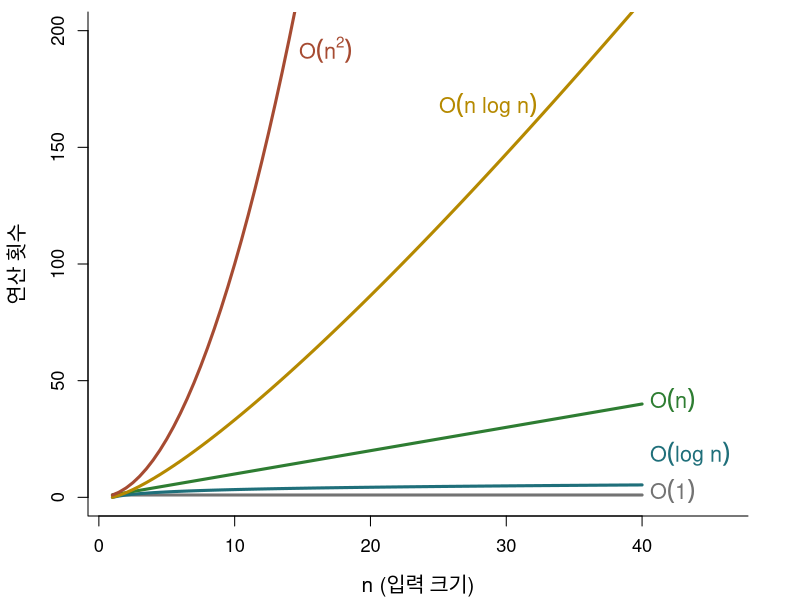

Recreate this plot in R.
## ---- chunk 1
library(knitr)

# 슬라이드는 폭이 좁다. 출력 폭을 46자로 접는다.
options(linewidth = 46, width = 46)
hook_output <- knitr::knit_hooks$get("output")
knit_hooks$set(output = function(x, options) {
  if (!is.null(n <- options$linewidth)) {
    x <- knitr:::split_lines(x)
    if (any(nchar(x) > n)) x <- strwrap(x, width = n)
    x <- paste(x, collapse = "\n")
  }
  hook_output(x, options)
})
## ---- chunk 2
half_count <- function(pages) {
  count <- 0
  while (pages > 1) {
    pages <- ceiling(pages / 2)   # 없는 쪽 절반을 버림
    count <- count + 1
  }
  count
}
sapply(c(1000, 10000, 1e6), half_count)
## ---- chunk 3
clean_room <- function(n_row, n_col) {
  visit <- matrix(0L, n_row, n_col)  # 청소 순서
  step <- 0L
  for (i in seq_len(n_row)) {          # 1. 한 줄씩
    cols <- seq_len(n_col)
    if (i %% 2 == 0) cols <- rev(cols) # 3. 방향 반대로
    for (j in cols) {                  # 2. 줄 끝까지
      step <- step + 1L
      visit[i, j] <- step
    }
  }
  visit                                # 4. 멈춤
}
clean_room(4, 6)
## ---- chunk 4
prealloc_vec <- function(n) {
  x <- numeric(n)
  for (i in seq_len(n)) x[i] <- i
  x
}
grow_vec <- function(n) {
  x <- NULL
  for (i in seq_len(n)) x <- c(x, i)
  x
}
## ---- chunk 5
identical(prealloc_vec(1000), as.numeric(grow_vec(1000)))
## ---- chunk 6
#| output-location: fragment
n <- 50000
data.frame(
  방식 = c("사전 할당", "이어 붙이기"),
  초 = c(system.time(prealloc_vec(n))[["elapsed"]],
         system.time(grow_vec(n))[["elapsed"]])
)
## ---- chunk 7
n <- c(10, 100, 1000, 1e6)
fmt <- function(x) format(x, big.mark = ",", scientific = FALSE)
tab <- data.frame(
  n = fmt(n),
  o1 = c("1", "1", "1", "1"),
  ologn = c("3", "7", "10", "20"),
  on = fmt(n),
  onlogn = fmt(round(n * log2(n))),
  on2 = c(fmt(n[1:3]^2), "1e+12"),
  o2n = c("1,024", "1.3e+30", "1.1e+301", "—")
)
names(tab) <- c("n", "O(1)", "O(log n)", "O(n)", "O(n log n)", "O(n^2)", "O(2^n)")
kable(tab, align = rep("r", 7))
## ---- chunk 8
op <- par(mar = c(4.2, 4.4, 0.6, 2.6))
nn <- seq(1, 40, by = 0.5)
plot(range(nn), c(0, 200), xlim = c(1, 46), type = "n", xlab = "n (입력 크기)",
     ylab = "연산 횟수", bty = "l", cex.lab = 1.25, cex.axis = 1.1)
lines(nn, rep(1, length(nn)), lwd = 3, col = "grey45")
lines(nn, log2(nn), lwd = 3, col = "#1F6F7A")
lines(nn, nn, lwd = 3, col = "#2E7D32")
lines(nn, nn * log2(nn), lwd = 3, col = "#B58900")
lines(nn, nn^2, lwd = 3, col = "#A64B32")
text(40, 1, expression(O(1)), pos = 4, offset = 0.4, col = "grey45", cex = 1.3)
text(40, 17, expression(O(log~n)), pos = 4, offset = 0.4, col = "#1F6F7A", cex = 1.3)
text(40, 40, expression(O(n)), pos = 4, offset = 0.4, col = "#2E7D32", cex = 1.3)
text(33, 33 * log2(33), expression(O(n~log~n)), pos = 2, col = "#B58900", cex = 1.3)
text(14, 190, expression(O(n^2)), pos = 4, col = "#A64B32", cex = 1.3)
par(op)
## ---- chunk 9
recursive_sum <- function(n) {
  if (n == 1) return(n)     # 종료 조건
  n + recursive_sum(n - 1)  # 재귀 단계
}
recursive_sum(3)
## ---- chunk 10
#| output-location: fragment
tryCatch(recursive_sum(0),
         error = function(e) cat("오류:", conditionMessage(e), "\n"))
## ---- chunk 11
recursive_sum2 <- function(n) {
  if (n <= 1) return(n)          # 경계 조건을 포함한다
  n + recursive_sum2(n - 1)
}
c(recursive_sum2(0), recursive_sum2(1), recursive_sum2(100))
## ---- chunk 12
#| output-location: fragment
recursive_sum2(1000)                     # 정상적으로 동작한다

tryCatch(recursive_sum2(5000),           # 중첩 한계
         error = function(e) cat("오류:", conditionMessage(e), "\n"))
## ---- chunk 13
#| output-location: column
move_hanoi <- function(k, from, to, via) {
  if (k == 1) {
    cat(sprintf("원판 1: %s -> %s\n", from, to))
  } else {
    move_hanoi(k - 1, from, via, to)                    # 1. 위쪽 n-1 개
    cat(sprintf("원판 %d: %s -> %s\n", k, from, to))     # 2. 가장 큰 원판
    move_hanoi(k - 1, via, to, from)                    # 3. 나머지 n-1 개
  }
}
move_hanoi(3, "A", "C", "B")
## ---- chunk 14
linear_search <- function(target, vec) {
  for (i in seq_along(vec)) {
    if (vec[i] == target) return(i)
  }
  NA_integer_
}
## ---- chunk 15
binary_search <- function(target, ovec) {
  lo <- 1L; hi <- length(ovec)
  while (lo <= hi) {
    mid <- (lo + hi) %/% 2L
    if (ovec[mid] == target) return(mid)
    if (ovec[mid] > target) hi <- mid - 1L
    else lo <- mid + 1L
  }
  NA_integer_
}
## ---- chunk 16
rbinary_search <- function(target, ovec, minL, maxL) {
  if (maxL <= minL) return(NA_integer_)
  midL <- floor((minL + maxL) / 2)
  if (ovec[midL] > target) {
    rbinary_search(target, ovec, minL, midL - 1)
  } else if (ovec[midL] < target) {
    rbinary_search(target, ovec, midL + 1, maxL)
  } else {
    return(midL)
  }
}
set.seed(1)
x <- sort(sample(1:100, 20))
## ---- chunk 17
#| output-location: fragment
found <- vapply(seq_along(x), function(i) {
  r <- rbinary_search(x[i], x, 1, length(x))
  if (is.na(r)) NA_integer_ else as.integer(r)
}, integer(1))

c(전체 = length(x), 찾지_못함 = sum(is.na(found)))
## ---- chunk 18
rbinary_search2 <- function(target, ovec, lo = 1L, hi = length(ovec)) {
  if (lo > hi) return(NA_integer_)          # 탐색 범위가 비었을 때만 종료
  mid <- (lo + hi) %/% 2L
  if (ovec[mid] == target) mid
  else if (ovec[mid] > target) rbinary_search2(target, ovec, lo, mid - 1L)
  else rbinary_search2(target, ovec, mid + 1L, hi)
}

all(vapply(seq_along(x), function(i) as.integer(rbinary_search2(x[i], x)),
           integer(1)) == seq_along(x))
## ---- chunk 19
count_linear <- function(target, vec) {
  n <- 0L
  for (i in seq_along(vec)) { n <- n + 1L; if (vec[i] == target) return(n) }
  n
}
count_binary <- function(target, ovec) {
  lo <- 1L; hi <- length(ovec); n <- 0L
  while (lo <= hi) {
    n <- n + 1L
    mid <- (lo + hi) %/% 2L
    if (ovec[mid] == target) return(n)
    if (ovec[mid] > target) hi <- mid - 1L else lo <- mid + 1L
  }
  n
}
set.seed(1)
sizes <- c(100, 1000, 10000)
cmp <- t(sapply(sizes, function(n) {
  v <- seq_len(n); ks <- sample(v, 100)
  c(선형 = mean(sapply(ks, count_linear, vec = v)),
    이진 = mean(sapply(ks, count_binary, ovec = v)))
}))
kable(data.frame(n = format(sizes, big.mark = ","), round(cmp, 1)), align = "r")
## ---- chunk 20
bubble_sort <- function(x) {
  n <- length(x)
  if (n < 2) return(x)
  for (i in seq_len(n - 1)) {
    for (j in seq_len(n - i)) {
      if (x[j] > x[j + 1]) {
        temp <- x[j]
        x[j] <- x[j + 1]
        x[j + 1] <- temp
      }
    }
  }
  x
}
## ---- chunk 21
smerge <- function(left, right) {
  temp <- numeric(length(left) + length(right))
  l <- r <- 1L
  for (i in seq_along(temp)) {
    if (r > length(right) ||
        (l <= length(left) && left[l] <= right[r])) {
      temp[i] <- left[l]; l <- l + 1L
    } else {
      temp[i] <- right[r]; r <- r + 1L
    }
  }
  temp
}
merge_sort <- function(x) {
  n <- length(x)
  if (n <= 1) return(x)                 # 종료 조건
  mid <- n %/% 2L
  smerge(merge_sort(x[1:mid]), merge_sort(x[(mid + 1):n]))
}
## ---- chunk 22
bubble_count <- function(x) {
  n <- length(x); cnt <- 0
  for (i in seq_len(n - 1)) for (j in seq_len(n - i)) {
    cnt <- cnt + 1
    if (x[j] > x[j + 1]) { temp <- x[j]; x[j] <- x[j + 1]; x[j + 1] <- temp }
  }
  cnt
}
merge_count <- function(x) {
  n <- length(x)
  if (n <= 1) return(0)
  mid <- n %/% 2L
  merge_count(x[1:mid]) + merge_count(x[(mid + 1):n]) + n
}
set.seed(1234)
sizes <- c(500, 1000, 2000)
cnt <- t(sapply(sizes, function(n) {
  v <- sample(n)
  c(버블 = bubble_count(v), 병합 = merge_count(v))
}))
f2 <- function(x) format(x, big.mark = ",", scientific = FALSE)
kable(data.frame(
  n = f2(sizes),
  버블 = f2(cnt[, 1]),
  `n(n-1)/2` = f2(sizes * (sizes - 1) / 2),
  병합 = f2(cnt[, 2]),
  `n log2(n)` = f2(round(sizes * log2(sizes))),
  check.names = FALSE), align = "r")
## ---- chunk 23
set.seed(1234)
tm <- t(sapply(sizes, function(n) {
  v <- sample(n)
  c(버블 = system.time(bubble_sort(v))[["elapsed"]],
    병합 = system.time(merge_sort(v))[["elapsed"]])
}))
kable(data.frame(n = f2(sizes), tm), align = "r")
## ---- chunk 24
newton_raphson <- function(FUN, x0 = 1, max_iters = 5000,
                           tol = 1e-9, range = c(-Inf, Inf)) {
  grads <- deriv(as.expression(body(FUN)), "x", function.arg = TRUE)
  iters <- 1L; gap <- Inf
  while (iters < max_iters && abs(gap) > tol) {
    slope <- attr(grads(x0), "gradient")
    if (slope == 0) stop("미분계수가 0이므로 다음 근사값을 계산할 수 없다.")
    x_new <- x0 - FUN(x0) / slope
    if (x_new <= range[1]) x_new <- range[1]
    if (x_new >= range[2]) x_new <- range[2]
    gap <- FUN(x_new); iters <- iters + 1L; x0 <- x_new
  }
  list(solution = x_new, iteration = iters, value = FUN(x_new))
}
f <- function(x) 5 * x^3 - 7 * x^2 - 40 * x + 100
## ---- chunk 25
f <- function(x) 5 * x^3 - 7 * x^2 - 40 * x + 100
unlist(newton_raphson(f, x0 = 1, range = c(-10, 10)))
## ---- chunk 26
#| output-location: fragment
roots <- polyroot(c(100, -40, -7, 5))
Re(roots)[abs(Im(roots)) < 1e-8]        # 허수부가 0인 것만 실근
## ---- chunk 27
inits <- c(-5, -1, 0, 1, 5)
res <- t(sapply(inits, function(x0) {
  r <- newton_raphson(f, x0 = x0, range = c(-10, 10))
  c(초기값 = x0, 해 = round(r$solution, 6), 반복 = r$iteration)
}))
kable(res, align = "r")
## ---- chunk 28
# 생성: Claude Opus 5, 2026-09-11. 수정 없이 그대로 수록.
binary_search_rec <- function(vec, target, lo = 1, hi = length(vec)) {
  if (lo > hi) return(NA_integer_)
  mid <- (lo + hi) %/% 2
  if (vec[mid] == target) return(mid)
  else if (vec[mid] > target) binary_search_rec(vec, target, lo, mid - 1)
  else binary_search_rec(vec, target, mid + 1, hi)
}
## ---- chunk 29
#| output-location: fragment
v <- seq(1, 40, by = 3)
# 1. 전수 검사
c1 <- all(vapply(seq_along(v), function(i) as.integer(binary_search_rec(v, v[i])),
                 integer(1)) == seq_along(v))
# 2. 경계 사례 — 빈 벡터, 길이 1인 벡터, 존재하지 않는 값
c2 <- all(is.na(c(binary_search_rec(numeric(0), 5), binary_search_rec(7, 9))))
# 3. 무작위 대조 — 정답이 알려진 which() 와 500회 대조
set.seed(20260911)
c3 <- all(replicate(500, {
  w <- sort(sample(1:200, sample(1:60, 1)))
  k <- sample(1:200, 1)
  got <- binary_search_rec(w, k); want <- which(w == k)
  if (length(want) == 0) is.na(got) else (!is.na(got) && got %in% want)
}))

c(전수검사 = c1, 경계사례 = c2, 무작위대조 = c3)
## ---- chunk 30
#| output-location: fragment
d <- c(1, 3, 3, 3, 5, 7)
c(이_구현 = binary_search_rec(d, 3), R의_match = match(3, d))   # 중복값

u <- c(19, 7, 2, 15, 10)                                        # 정렬 안 된 입력
c(반환 = binary_search_rec(u, 19), 실제_위치 = which(u == 19))
